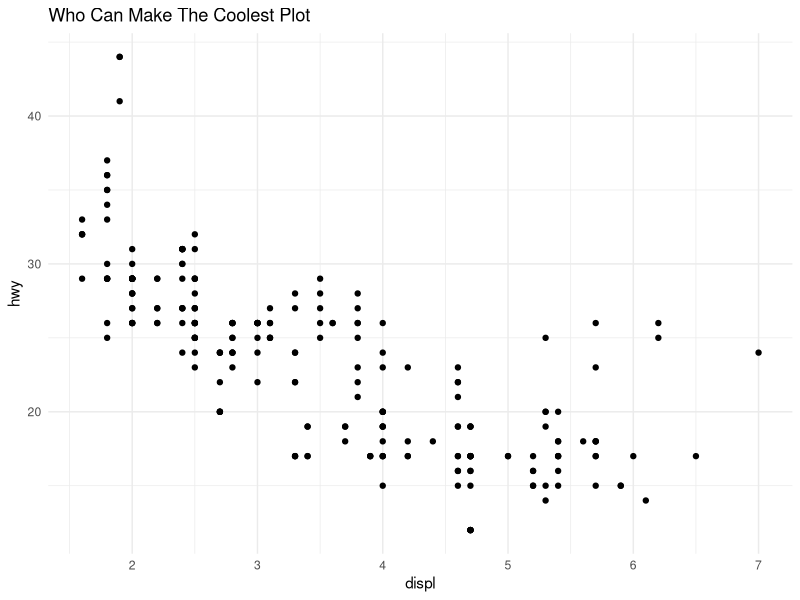

This chart was generated by the following R code:
## ---- chunk 1
Ingefaer <- 'Saxe'


## ---- chunk 2
#New feature

spice <- 'ingefaer'
## ---- chunk 3
1+1
# Does this print 2? if so, you're in the Matrix
print("Does this print 2? if so, you're in the Matrix")

## ---- chunk 4
library("tidyverse")
## ---- chunk 5
library(tidyverse)

## ---- chunk 6
mpg |> 
ggplot(mapping = aes(x = displ,
                     y = hwy))+
  geom_point()+
  labs(title = "Who Can Make The Coolest Plot")+
  theme_minimal()

